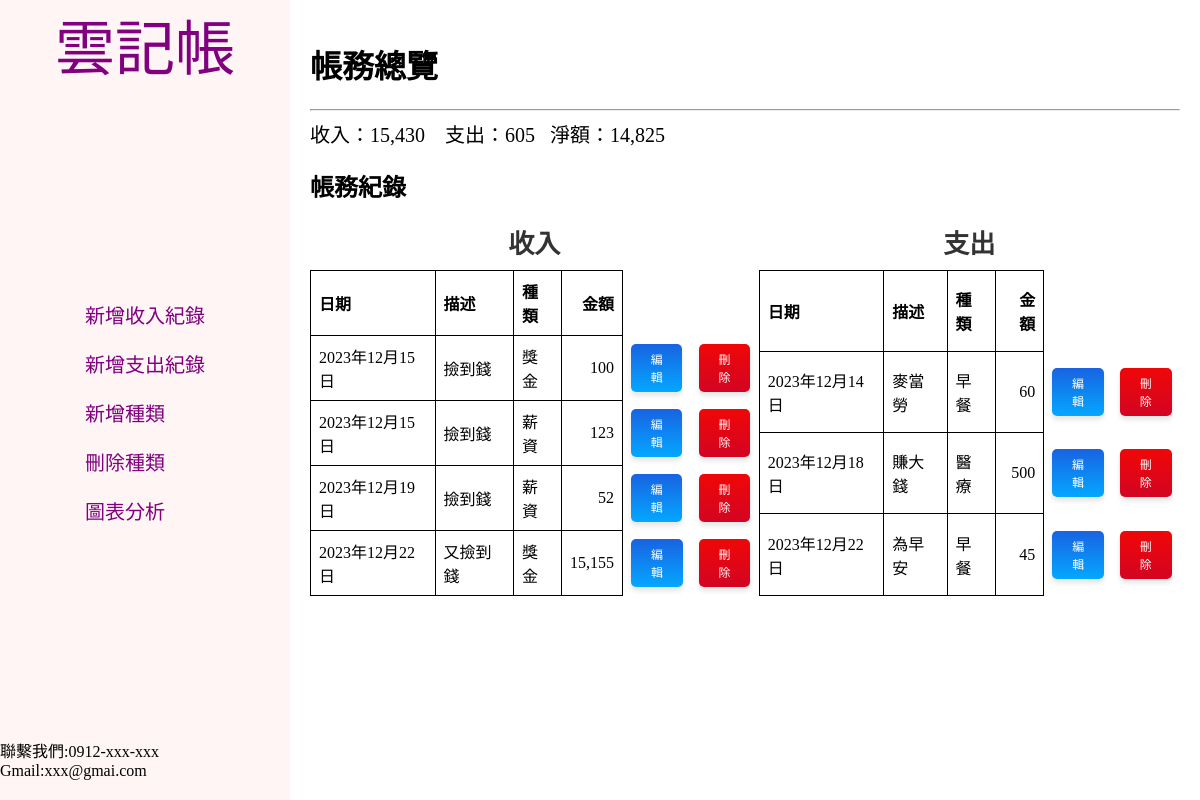
Before: /index/ with the older database file.
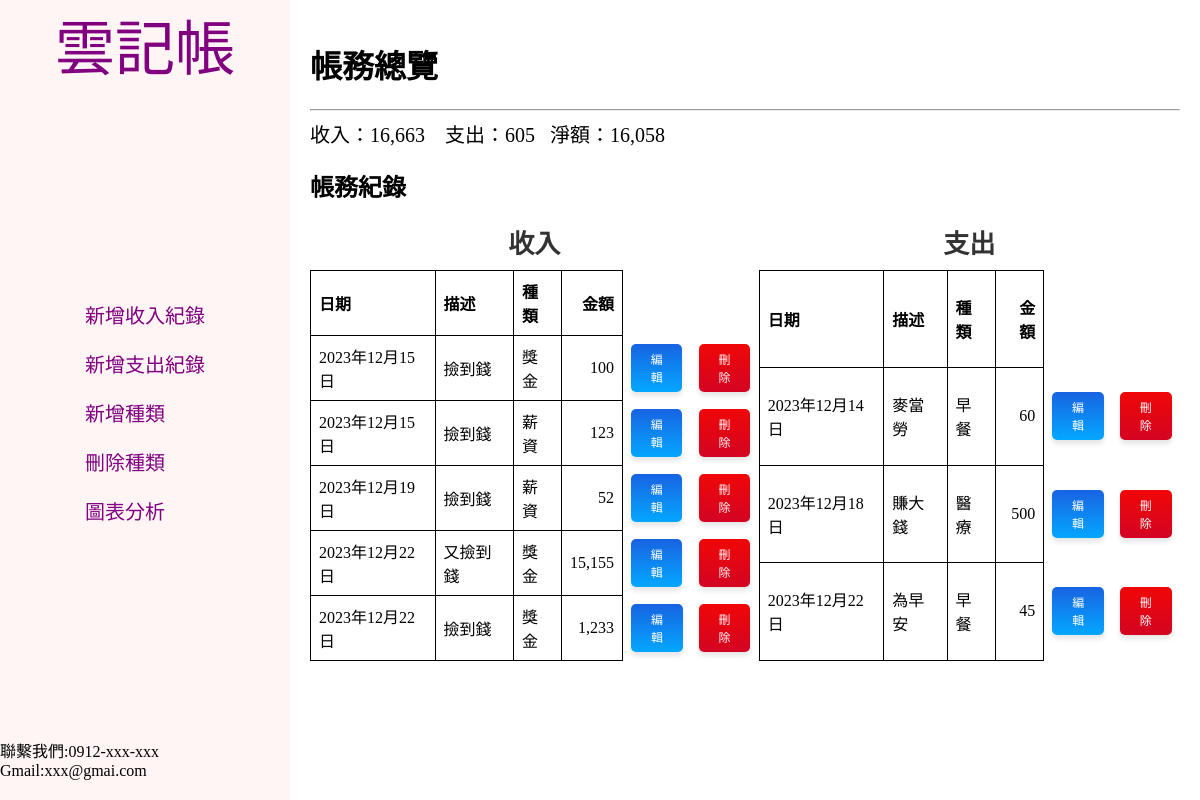
After: the same page with the newer database file.
### projectapp/models.py (models this page shows, shortened)
class Record_R(models.Model):
    date 	= DateField()
    description = CharField(max_length=300,null=True)
    categoryR 	= CharField(max_length=50)
    cash 	= IntegerField()

class Record_E(models.Model):
    date 	= DateField()
    description = CharField(max_length=300,null=True)
    categoryE 	= CharField(max_length=50)
    cash 	= IntegerField()

### projectapp/views.py (the view)
# urls.py: path('index/',views.recordall_and_cashflow,name='index'),
def recordall_and_cashflow(request):
    recordE=Record_E.objects.all().order_by('date')
    recordR=Record_R.objects.all().order_by('date')
    recordAllE=Record_E.objects.filter()
    recordAllR=Record_R.objects.filter()
    income_list=[record.cash for record in recordAllR]
    outcome_list=[record.cash for record in recordAllE]
    income=sum(income_list) if len(income_list)!=0 else 0
    outcome=sum(outcome_list) if len(outcome_list)!=0 else 0
    net = income -outcome
    return render(request,'index.html',locals())

### templates/index.html (shortened to what this page needs)
<!DOCTYPE html>
<html lang="en">
<head>
    <link rel="stylesheet" href="/static/css/index.css">
</head>
<body>
    <div class="container">
      <div class="left-box">
        <div class="listtitle">雲記帳</div>
        <div>
        <a  class="list" href="/addRrecord"><p>新增收入紀錄</p></a>
        <a class="list" href="/addErecord"><p>新增支出紀錄</p></a>
        <a class="list" href="/addcategory"><p>新增種類</p></a>
        <a class="list" href="/delcategory"><p>刪除種類</p></a>
        <p class="list" >圖表分析</p>
        </div>
        <div style="margin-bottom:20px;">
          聯繫我們:0912-xxx-xxx
          Gmail:xxx@gmai.com
        </div>
      </div>
        <div class="right-text">
          <h1>帳務總覽</h1>
          <hr>
            <div class="incomeEP">
              收入：<span class="thousand-separator">{{ income }}</span> &nbsp;&nbsp;
              支出：<span class="thousand-separator">{{ outcome }} </span>&nbsp;&nbsp;
              淨額：<span class="thousand-separator">{{ net }}</span>
            </div>
          <h2>帳務紀錄</h2>
            <div class="table">
              <table>
                <caption>收入</caption>
                <th>日期</th>
                <th>描述</th>
                <th>種類</th>
                <th style="text-align: right;">金額</th>
                {% for record in recordR %}
                <tr>
                <td>{{ record.date }}</td>
                <td>{{ record.description }}</td>
                <td>{{ record.categoryR }}</td>
                <td class="thousand-separator" style="text-align: right;">{{ record.cash }}</td>
                <td class="no-border"><a class="button-change" href="{% url 'editRr' record.id %}">編輯</a></td>
                <td class="no-border"><a class="button-link-del" href="{% url 'delRr' record.id %}" >刪除</a></td>
                </tr>
                {% endfor %}
        </table>
            <table>
              <caption class="table-label">支出</caption>
                <th>日期</th>
                <th>描述</th>
                <th>種類</th>
                <th style="text-align: right;">金額</th>
            {% for record in recordE %}
          <tr>
            <td>{{ record.date }}</td>
            <td>{{ record.description }}</td>
            <td>{{ record.categoryE }}</td>
            <td class="thousand-separator" style="text-align: right;">{{ record.cash }}</td>
              <td class="no-border"><a class="button-change" href="{% url 'editEr' record.id %}">編輯</a></td>
              <td class="no-border"><a href="{% url 'delEr' record.id %}" class="button-link-del">刪除</a></td>
            </tr>
            {% endfor %}
            </table>
      </div>
    </div>
  </div>
</body>
</html>

Changed rows visible on the page:
added Record_R: date "2023年12月22日", description "撿到錢", categoryR "獎金", cash "1,233"
Other visible differences:
{{ income }}: "15,430" → "16,663"
{{ net }}: "14,825" → "16,058"
